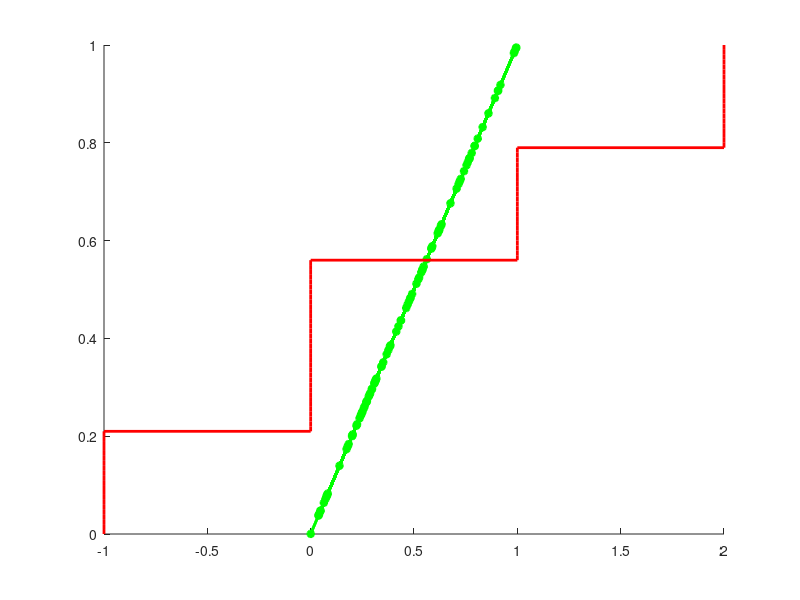

The MATLAB source for this figure: (Note: this script raises an error after producing the figure.)
clc;clear all;
N=100;


%% Part 1
x=rand(1,N);
%analytical way to generate CDF
if ( x < 0 )
    Fx = 0;
  elseif ( x>1 )
    Fx = 1.0;
  else
    Fx = x;
end

hold on;
plot(x,Fx,"g-*","linewidth",2)

%% Part-2
%Emperically generated CDF
N=100;                                %Given in question N=100
X=randi([-1 2],1,N)' ;                 %generated uniform random variable

a = (1:N).'/N;
f = reshape([a a].',2*length(a),1); %geneartion of Emperical CDF
Px1 = [0; f(1:(end-1))];

b= sort(X);
x = reshape([b b].',2*N,1);

plot(x, Px1,"r-","linewidth",2);



%% part -3

N=10000;                                %Given in question N=100
X=(rand(1,N))' ;                 %generated uniform random variable

a = (1:N).'/N;
f1 = reshape([a a].',2*length(a),1); %geneartion of Emperical CDF
Px2 = [0; f1(1:(end-1))];

b= sort(X);
x = reshape([b b].',2*N,1);

plot(x, Px2,"B-","linewidth",2);



%%
xlabel('X');
ylabel('F(X)');
title(' cumulative distribution function');
grid on;
legend("analytical CDF","Emperical CDF N=100","Emperical CDF N=10000")
hold off;

%% Mean of Emperical CDF
for i=1:N
    sum=0;
    sum=sum+X(i);
end
Emperical_mean=sum/N
    
    
    
    